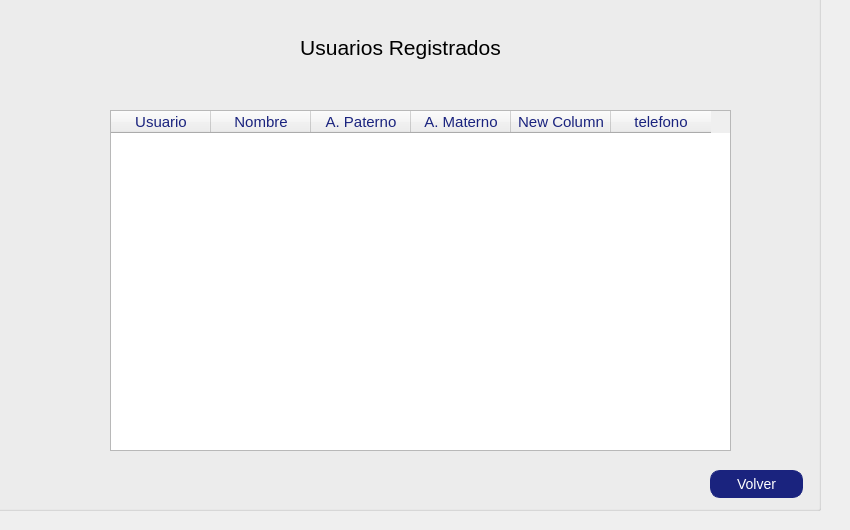
    <widget class="QWidget" name="Registrados">
     <widget class="QGroupBox" name="groupBox_11">
      <property name="geometry">
       <rect>
        <x>-20</x>
        <y>-10</y>
        <width>841</width>
        <height>521</height>
       </rect>
      </property>
      <property name="title">
       <string/>
      </property>
      <widget class="QTableWidget" name="Autos">
       <property name="geometry">
        <rect>
         <x>130</x>
         <y>120</y>
         <width>621</width>
         <height>341</height>
        </rect>
       </property>
       <property name="baseSize">
        <size>
         <width>10</width>
         <height>10</height>
        </size>
       </property>
       <property name="styleSheet">
        <string notr="true">color:#1a237e;
font-size:15px</string>
       </property>
       <attribute name="horizontalHeaderCascadingSectionResizes">
        <bool>false</bool>
       </attribute>
       <attribute name="horizontalHeaderStretchLastSection">
        <bool>false</bool>
       </attribute>
       <attribute name="verticalHeaderCascadingSectionResizes">
        <bool>false</bool>
       </attribute>
       <attribute name="verticalHeaderStretchLastSection">
        <bool>false</bool>
       </attribute>
       <column>
        <property name="text">
         <string>Usuario</string>
        </property>
       </column>
       <column>
        <property name="text">
         <string>Nombre</string>
        </property>
       </column>
       <column>
        <property name="text">
         <string>A. Paterno</string>
        </property>
       </column>
       <column>
        <property name="text">
         <string>A. Materno</string>
        </property>
       </column>
       <column>
        <property name="text">
         <string>New Column</string>
        </property>
       </column>
       <column>
        <property name="text">
         <string>telefono</string>
        </property>
       </column>
      </widget>
      <widget class="QTextBrowser" name="textBrowser_15">
       <property name="geometry">
        <rect>
         <x>250</x>
         <y>40</y>
         <width>341</width>
         <height>51</height>
        </rect>
       </property>
       <property name="styleSheet">
        <string notr="true">background:transparent;
color:black;</string>
       </property>
       <property name="html">
        <string>&lt;!DOCTYPE HTML PUBLIC &quot;-//W3C//DTD HTML 4.0//EN&quot; &quot;http://www.w3.org/TR/REC-html40/strict.dtd&quot;&gt;
&lt;html&gt;&lt;head&gt;&lt;meta name=&quot;qrichtext&quot; content=&quot;1&quot; /&gt;&lt;style type=&quot;text/css&quot;&gt;
p, li { white-space: pre-wrap; }
&lt;/style&gt;&lt;/head&gt;&lt;body style=&quot; font-family:'rubik'; font-size:7.8pt; font-weight:400; font-style:normal;&quot;&gt;
&lt;p align=&quot;center&quot; style=&quot; margin-top:0px; margin-bottom:0px; margin-left:0px; margin-right:0px; -qt-block-indent:0; text-indent:0px;&quot;&gt;&lt;span style=&quot; font-size:16pt;&quot;&gt;Usuarios Registrados&lt;/span&gt;&lt;/p&gt;&lt;/body&gt;&lt;/html&gt;</string>
       </property>
      </widget>
      <widget class="QPushButton" name="volverregdos">
       <property name="geometry">
        <rect>
         <x>730</x>
         <y>480</y>
         <width>93</width>
         <height>28</height>
        </rect>
       </property>
       <property name="styleSheet">
        <string notr="true">QPushButton{
color: white;
background-color: #1a237e;
font-size:14px;
border: 1px solid #1a237e;
border-radius: 10px; 
padding: 2px 4px;
}</string>
       </property>
       <property name="text">
        <string>Volver</string>
       </property>
      </widget>
     </widget>
    </widget>
